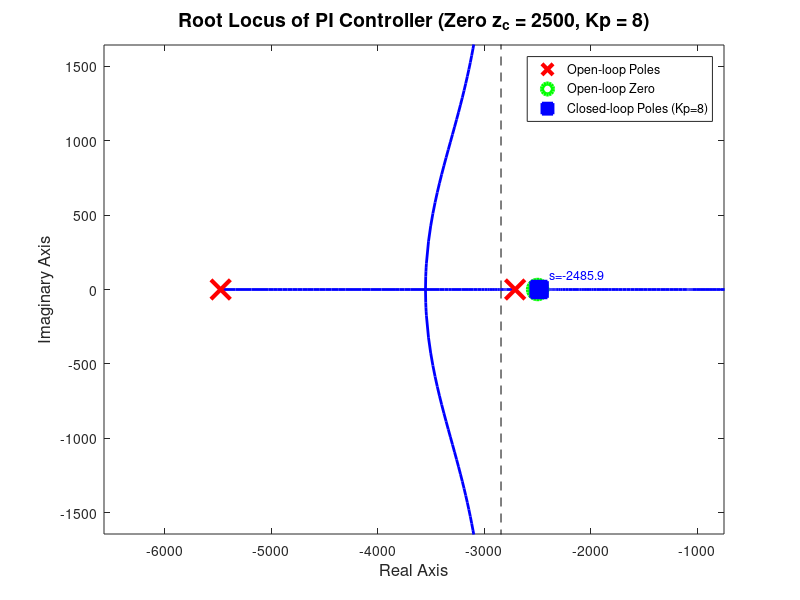

Write the MATLAB code that produced this figure.
% PI Controller Root Locus Analysis
% H(s) = 1.4848×10^7 / (s^2 + 8.1877×10^3*s + 1.4848×10^7)
% PI Zero: zc = 2500

clear all;
close all;
clc;

% ========== Plant Definition ==========
a1 = 8.1877e3;
a2 = 1.4848e7;
H = tf(a2, [1, a1, a2]);

fprintf('Plant: H(s) = %.4e / (s^2 + %.4e*s + %.4e)\n', a2, a1, a2);

% Plant poles
poles_plant = pole(H);
fprintf('\nPlant Poles:\n');
fprintf('  s1 = %.2f + %.2fj\n', real(poles_plant(1)), imag(poles_plant(1)));
fprintf('  s2 = %.2f - %.2fj\n', real(poles_plant(2)), imag(poles_plant(2)));

% ========== PI Controller ==========
zc = 2500;  % PI zero location
fprintf('\nPI Controller:\n');
fprintf('  C(s) = Kp * (s + %.0f) / s\n', zc);
fprintf('  Zero at: s = -%.0f\n', zc);

% PI transfer function (Kp=1, varies in root locus)
C = tf([1, zc], [1, 0]);

% Open-loop transfer function
G = C * H;

fprintf('\nOpen-loop System: G(s) = C(s) * H(s)\n');
poles_open = pole(G);
zeros_open = zero(G);

fprintf('Open-loop Poles (Root locus starting points, Kp=0):\n');
for i = 1:length(poles_open)
    if imag(poles_open(i)) ~= 0
        fprintf('  s = %.2f %+.2fj\n', real(poles_open(i)), imag(poles_open(i)));
    else
        fprintf('  s = %.2f\n', real(poles_open(i)));
    end
end

fprintf('\nOpen-loop Zeros (Root locus ending point):\n');
fprintf('  s = %.2f\n', zeros_open);

% ========== Root Locus Plot ==========
figure('Position', [100, 100, 800, 600], 'Color', 'w');

rlocus(G);
hold on;

% Mark open-loop poles and zeros
h1 = plot(real(poles_open), imag(poles_open), 'rx', 'MarkerSize', 14, 'LineWidth', 3);
h2 = plot(real(zeros_open), imag(zeros_open), 'go', 'MarkerSize', 14, 'LineWidth', 3);

% Calculate and mark closed-loop poles at Kp=8
Kp_test = 8;
G_test = feedback(Kp_test * G, 1);
poles_cl = pole(G_test);
h3 = plot(real(poles_cl), imag(poles_cl), 'bs', 'MarkerSize', 12, 'MarkerFaceColor', 'b', 'LineWidth', 2);

% Annotate closed-loop pole locations
for i = 1:length(poles_cl)
    if abs(imag(poles_cl(i))) < 10
        text(real(poles_cl(i))+100, imag(poles_cl(i))+100, sprintf('s=%.1f', real(poles_cl(i))), 'FontSize', 9, 'Color', 'b');
    else
        text(real(poles_cl(i))+100, imag(poles_cl(i))+100, sprintf('s=%.1f%+.1fj', real(poles_cl(i)), imag(poles_cl(i))), 'FontSize', 9, 'Color', 'b');
    end
end

% Zoom to key region
min_pole = min(real(poles_open));
max_pole = max(real(poles_open));
xlim([min_pole*1.2, -zc*0.3]);

% Check if poles have imaginary parts
max_imag = max(abs(imag(poles_open)));
if max_imag < 1e-6
    % If poles are real, use fixed y-axis range
    ylim_val = abs(min_pole) * 0.3;
else
    ylim_val = max_imag * 1.3;
end
ylim([-ylim_val, ylim_val]);

% Labels and title
title(sprintf('Root Locus of PI Controller (Zero z_c = %.0f, Kp = %.0f)', zc, Kp_test), 'FontSize', 14, 'FontWeight', 'bold');
xlabel('Real Axis', 'FontSize', 12);
ylabel('Imaginary Axis', 'FontSize', 12);

% Simplified legend to avoid MATLAB internal errors
legend([h1(1), h2(1), h3(1)], {'Open-loop Poles', 'Open-loop Zero', sprintf('Closed-loop Poles (Kp=%.0f)', Kp_test)}, 'Location', 'best');

% No grid
grid off;
